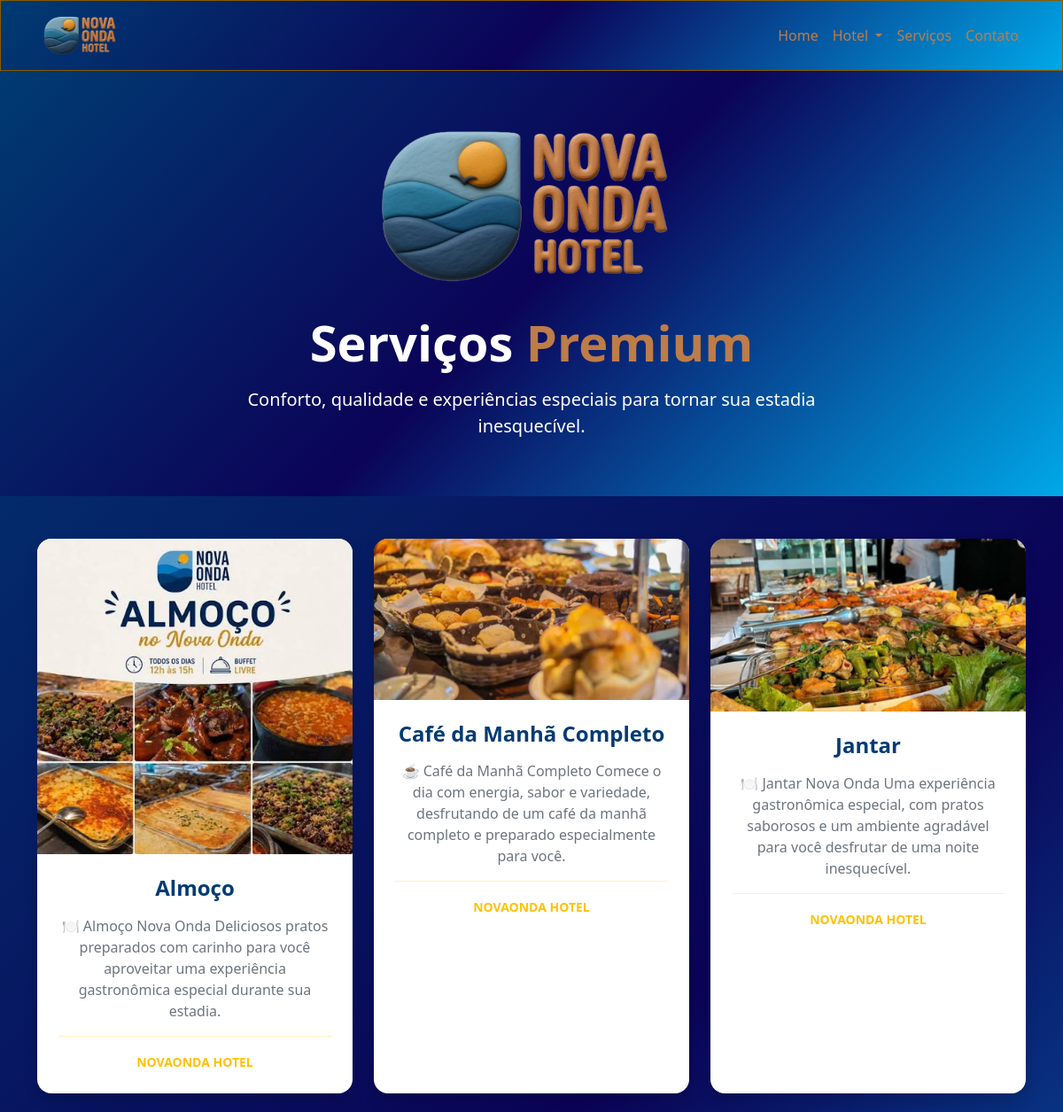
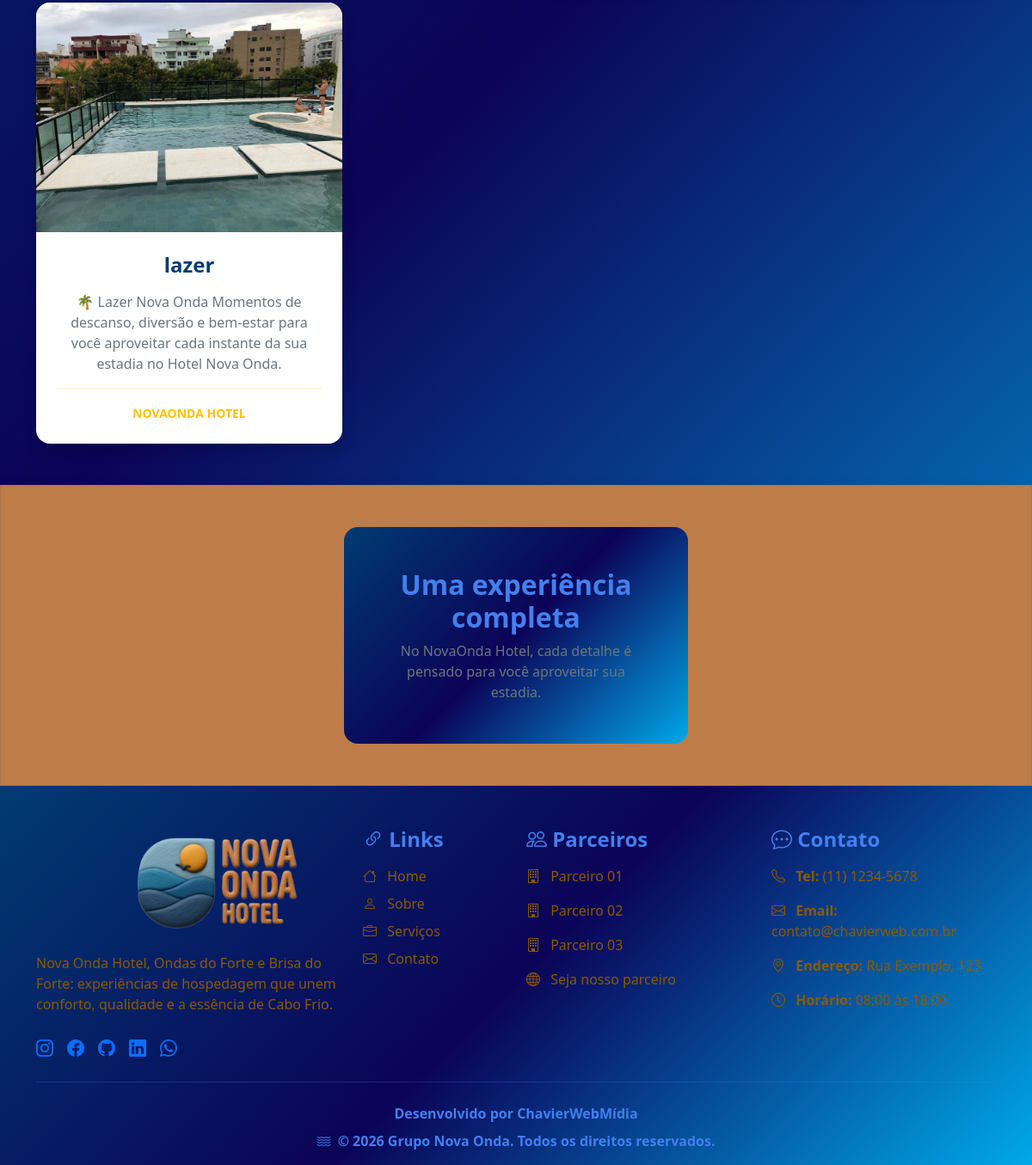
The page /servicos/ on the database its author committed (2 pictures, top to bottom).
### novaonda/models.py (models this page shows, shortened)
class Servico(models.Model):
    nome = models.CharField(max_length=100)
    descricao = models.TextField()
    imagem = models.ImageField(upload_to='servicos/', blank=True, null=True)
    destaque = models.BooleanField(default=False, help_text="Marque para aparecer maior (ex: Spa)")
    ordem = models.PositiveIntegerField(default=0)
    ativo = models.BooleanField(default=True)
    class Meta:
        ordering = ['ordem', 'nome']
        verbose_name = "Serviço"
        verbose_name_plural = "Serviços"

### novaonda/views.py (the view)
# urls.py: path('servicos/', views.servicos, name='servicos'),
def servicos(request):
    servicos = Servico.objects.filter(ativo=True)
    return render(
        request,
        'servicos.html',
        {
            'servicos': servicos
        }
    )

### novaonda/context_processors.py (called while the page is built)
def menu_hotel(request):
    return {
        'menu_hotel': MenuHotel.objects.filter(
            ativo=True
        ).order_by('ordem')
    }

### novaonda/templates/servicos.html (shortened to what this page needs)
{% extends 'base.html' %}
{% load static %}
{% block content %}
<section class="bg-novaonda text-white">
  <div class="container py-5">
    <div class="row justify-content-center text-center">
      <div class="col-12 col-md-10 col-lg-8">
        <div class="mb-3">
          <img src="{% static 'imagem/images__1_.png-removebg-preview.png' %}" alt="NovaOnda Hotel"
            class="img-servico img-fluid" width="60">
        </div>
        <h1 class="display-4 fw-bold mt-2">
          Serviços
          <span class="text-title">
            Premium
          </span>
        </h1>
        <p class="lead mt-3">
          Conforto, qualidade e experiências especiais
          para tornar sua estadia inesquecível.
        </p>
      </div>
    </div>
  </div>
</section>
<section class="py-5">
  <div class="container">
    <div class="row g-4">
      {% for servico in servicos %}
      <div class="col-12 col-sm-6 col-lg-4">
        <div class="card h-100 border-0 shadow rounded-4 overflow-hidden">
          {% if servico.imagem %}
          <img src="{{ servico.imagem.url }}" alt="{{ servico.nome }}" class="card-img-top imagem-servico">
          {% endif %}
          <div class="card-body text-center p-4">
            <h3 class="h4 fw-bold text-novaonda">
              {{ servico.nome }}
            </h3>
            <p class="text-secondary mt-3">
              {{ servico.descricao }}
            </p>
            <hr class="border-warning">
            <small class="text-warning fw-bold">
              NOVAONDA HOTEL
            </small>
          </div>
        </div>
      </div>
      {% endfor %}
    </div>
  </div>
</section>
<section class="experiencia-final bg- info py-5">
  <div class="container">
    <div class="text-servicos text-center rounded-4 p-4 p-md-5">
      <h2 class="fw-bold">
        Uma experiência completa
      </h2>
      <p class="text-secondary mb-0">
        No NovaOnda Hotel, cada detalhe é pensado
        para você aproveitar sua estadia.
      </p>
    </div>
  </div>
</section>
{% endblock %}

### novaonda/static/css/style.css (style rules this page uses)
* { margin: 0; padding: 0; box-sizing: border-box; }
html { scroll-behavior: smooth; }
body { background: linear-gradient(135deg, #003b73, #0b0357, #00a8e8); color: #447fee; background-position: center; background-repeat: no-repeat; background-attachment: fixed; }

### novaonda/static/css/servicos.css (style rules this page uses)
.bg-novaonda { background: linear-gradient(135deg, #003b73, #0b0357, #00a8e8); }
.text-novaonda { color: #003b73; }
.experiencia-final { background-color: #bd7c48; border: 1px solid rgba(0, 59, 115, 0.10); box-shadow: 0 8px 20px rgba(0, 59, 115, 0.12); }
.img-servico { width: 400px; height: auto; object-fit: contain; transition: transform 0.3s ease; border-radius: 100px; }
.text-title { color: #bd7c48; }
.text-servicos { background: linear-gradient(135deg, #003b73, #0b0357, #00a8e8); width: 400px; margin: auto; }

### rows shown on the page
Servico: imagem (picture), nome "Almoço", descricao "🍽️ Almoço Nova Onda Deliciosos pratos preparados com carinho para você aproveitar uma experiência gastronômica especial durante sua estadia."
Servico: imagem (picture), nome "Café da Manhã Completo", descricao "☕ Café da Manhã Completo Comece o dia com energia, sabor e variedade, desfrutando de um café da manhã completo e preparado especialmente para você."
Servico: imagem (picture), nome "Jantar", descricao "🍽️ Jantar Nova Onda Uma experiência gastronômica especial, com pratos saborosos e um ambiente agradável para você desfrutar de uma noite inesquecível."
Servico: imagem (picture), nome "lazer", descricao "🌴 Lazer Nova Onda Momentos de descanso, diversão e bem-estar para você aproveitar cada instante da sua estadia no Hotel Nova Onda."
